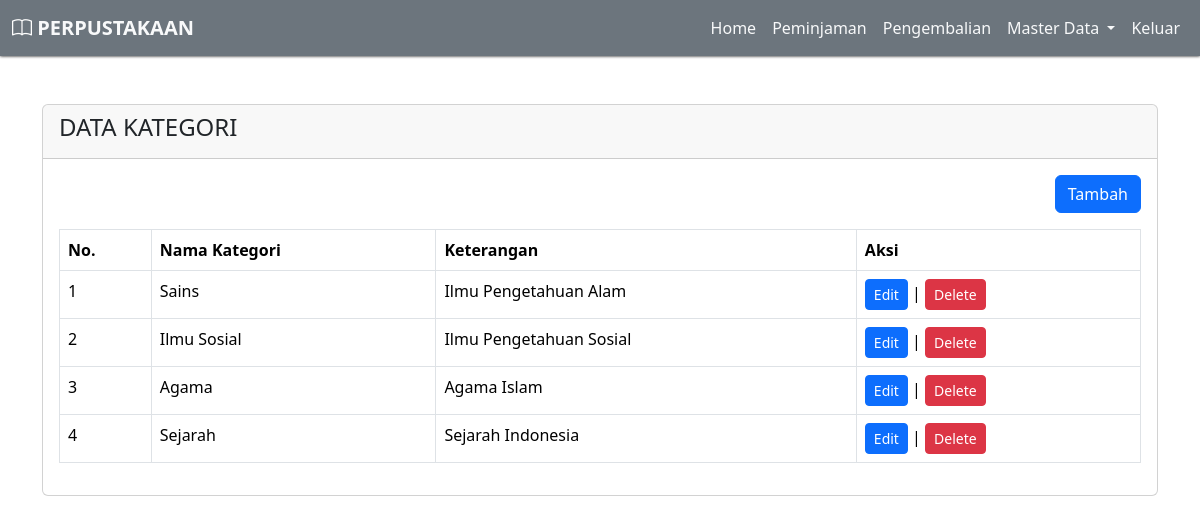
Page /?pg=kategori on the committed database.
### tables this page shows
CREATE TABLE `kategori` (
  `id` int(11) NOT NULL,
  `nama_kategori` varchar(50) NOT NULL,
  `keterangan` text NOT NULL,
  `created_at` timestamp NOT NULL DEFAULT current_timestamp(),
  `updated_at` timestamp NOT NULL DEFAULT current_timestamp() ON UPDATE current_timestamp()
);

### content/kategori.php (the view, shortened to what this page needs)
<?php
$queryKategori = mysqli_query($koneksi, "SELECT * FROM kategori ORDER BY id DESC");
?>
<div class="container mt-5">
    <div class="row">
        <div class="col-sm-12">
            <div class="card">
                <div class="card-header">
                    <h4>DATA KATEGORI</h4>
                </div>
                <div class="card-body">
                    <div class="mb-3 d-flex justify-content-end">
                        <a href="?pg=tambah-kategori" class="btn btn-primary">Tambah</a>
                    </div>
                    <table class="table table-bordered">
                        <thead>
                            <tr>
                                <th>No.</th>
                                <th>Nama Kategori</th>
                                <th>Keterangan</th>
                                <th>Aksi</th>
                            </tr>
                        </thead>
                        <tbody>
                            <?php $no = 1;
                            while ($rowKategori = mysqli_fetch_assoc($queryKategori)) : ?>
                                <tr>
                                    <td><?= $no++ ?></td>
                                    <td><?= $rowKategori['nama_kategori'] ?></td>
                                    <td><?= $rowKategori['keterangan'] ?></td>
                                    <td><a href="?pg=tambah-kategori&edit=<?= $rowKategori['id'] ?>" class="btn btn-sm btn-primary">Edit</a> |
                                        <a onclick="return confirm('Apakah anda yakin akan menghapus data ini?')" href="?pg=tambah-kategori&delete=<?= $rowKategori['id'] ?>" class="btn btn-sm btn-danger">Delete</a>
                                    </td>
                                </tr>
                            <?php endwhile ?>
                        </tbody>
                    </table>
                </div>
            </div>
        </div>
    </div>
</div>

### rows in the picture
kategori: nama_kategori "Sains", keterangan "Ilmu Pengetahuan Alam"
kategori: nama_kategori "Ilmu Sosial", keterangan "Ilmu Pengetahuan Sosial"
kategori: nama_kategori "Agama", keterangan "Agama Islam"
kategori: nama_kategori "Sejarah", keterangan "Sejarah Indonesia"
